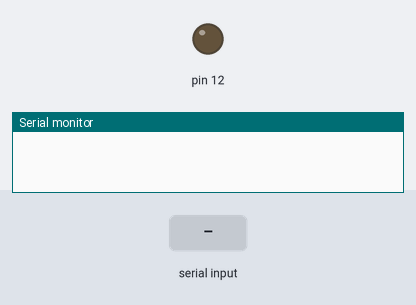
The sketch below on a simulated Arduino Uno, built with avr-gcc and run on an emulated ATmega328P. Parts: output pins drawn as LEDs (lit = HIGH), the last lines printed to the serial monitor. Inputs (shaded band) come from the test bench.

Above: at 1.2 s.
1.3 s: "1" received over Serial
At 2.4 s:
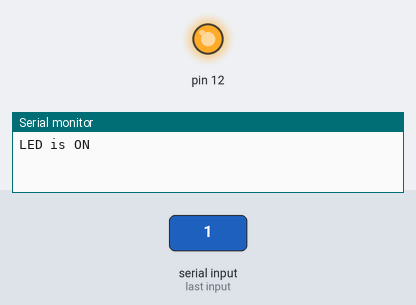
2.8 s: "0" received over Serial
At 3.6 s:
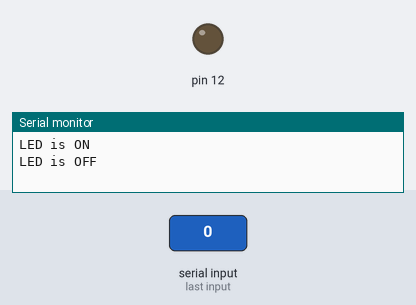
Timing chart, 0 to 5.8 s (numbered marks = the images above; inputs shaded):
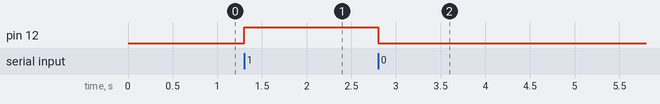

Measured:
- after the input at 1.3 s, pin 12: LOW → HIGH at once
- after the input at 2.8 s, pin 12: HIGH → LOW at once

The sketch:

sketch_sep08b.ino
```cpp
void setup(){
  pinMode(12, OUTPUT);
  Serial.begin(9600);
}

void loop(){
  if(Serial.read()== '1'){
    digitalWrite(12, HIGH);
    Serial.println("LED is ON");
  } else if (Serial.read()== '0'){
    digitalWrite(12, LOW);
    Serial.println("LED is OFF");
  }
}
```
